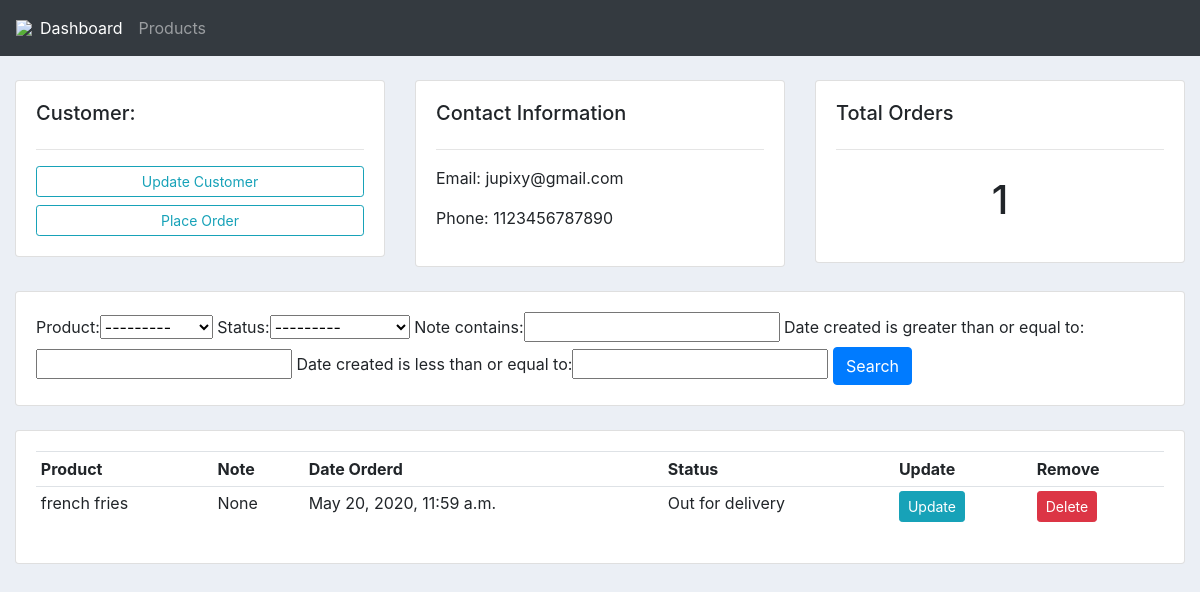
/customer/3/, run on the app's committed database.
### core/models.py (models this page shows, shortened)
class Customer(models.Model):
	name = models.CharField(max_length=200, null=True)
	phone = models.CharField(max_length=200, null=True)
	email = models.CharField(max_length=200, null=True)
	date_created = models.DateTimeField(auto_now_add=True, null=True)

class Order(models.Model):
	STATUS = (
			('Pending', 'Pending'),
			('Out for delivery', 'Out for delivery'),
			('Delivered', 'Delivered'),
			)
	customer = models.ForeignKey(Customer, null=True, on_delete= models.SET_NULL)
	product = models.ForeignKey(Product, null=True, on_delete= models.SET_NULL)
	date_created = models.DateTimeField(auto_now_add=True, null=True)
	status = models.CharField(max_length=200, null=True, choices=STATUS)
	note = models.CharField(max_length=1000, null=True)

class Product(models.Model):
	CATEGORY = (
			('Indoor', 'Indoor'),
			('Out Door', 'Out Door'),
			)
	name = models.CharField(max_length=200, null=True)
	price = models.FloatField(null=True)
	category = models.CharField(max_length=200, null=True, choices=CATEGORY)
	description = models.CharField(max_length=200, null=True, blank=True)
	date_created = models.DateTimeField(auto_now_add=True, null=True)
	tags = models.ManyToManyField(Tag)
	def __str__(self):
		return self.name

### core/views.py (the view)
# urls.py: path('customer/<str:pk_test>/', customer, name='customer'),
def customer(request, pk_test):
	customer = Customer.objects.get(id=pk_test)
	orders = customer.order_set.all()
	order_count = orders.count()
	myFilter = OrderFilter(request.GET, queryset=orders)
	orders = myFilter.qs
	context = {'customer':customer, 'orders':orders, 'order_count':order_count,
	'myFilter':myFilter}
	return render(request, 'core/customer.html',context)

### core/templates/core/customer.html
{%  extends 'core/main.html' %}
{% block content %}
	<br>
<div class="row">
	<div class="col-md">
		<div class="card card-body">
			<h5>Customer:</h5>
			<hr>
			<a class="btn btn-outline-info  btn-sm btn-block" href="">Update Customer</a>
			<a class="btn btn-outline-info  btn-sm btn-block" href="{% url 'create_order' customer.id %}">Place Order</a>
		</div>
	</div>
	<div class="col-md">
		<div class="card card-body">
			<h5>Contact Information</h5>
			<hr>
			<p>Email: {{customer.email}}</p>
			<p>Phone: {{customer.phone}}</p>
		</div>
	</div>
	<div class="col-md">
		<div class="card card-body">
			<h5>Total Orders</h5>
			<hr>
			<h1 style="text-align: center;padding: 10px">{{order_count}}</h1>
		</div>
	</div>
</div>
<br>
<div class="row">
	<div class="col">
		<div class="card card-body">
			<form method="get">
				{{myFilter.form}}
		    <button class="btn btn-primary" type="submit">Search</button>
		  </form>
		</div>
	</div>
</div>
<br>
<div class="row">
	<div class="col-md">
		<div class="card card-body">
			<table class="table table-sm">
				<tr>
					<th>Product</th>
					<th>Note</th>
					<th>Date Orderd</th>
					<th>Status</th>
					<th>Update</th>
					<th>Remove</th>
				</tr>
				{% for order in orders %}
				<tr>
					<td>{{order.product}}</td>
					<td>{{order.note}}</td>
					<td>{{order.date_created}}</td>
					<td>{{order.status}}</td>
					<td><a class="btn btn-sm btn-info" href="{% url 'update_order' order.id %}">Update</a></td>
					<td><a class="btn btn-sm btn-danger" href="{% url 'delete_order' order.id %}">Delete</a></td>
				</tr>
				{% endfor %}
			</table>
		</div>
	</div>
</div>
{% endblock %}

### static/css/main.css (style rules this page uses)
body { background-color: #ebeff5; }

### data on the page
Customer: email "jupixy@gmail.com", phone "1123456787890"
Order: product "french fries", note "None", date_created "May 20, 2020, 11:59 a.m.", status "Out for delivery"

### other printed values
{{ order_count }} "1"
